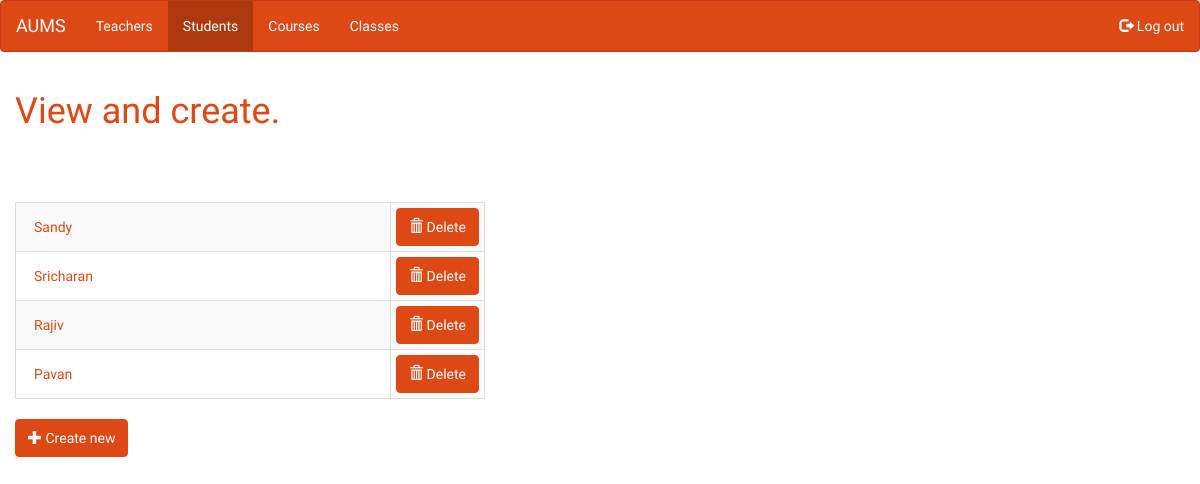
/admin/list/student/ (signed in), run on an earlier commit of the app's database.
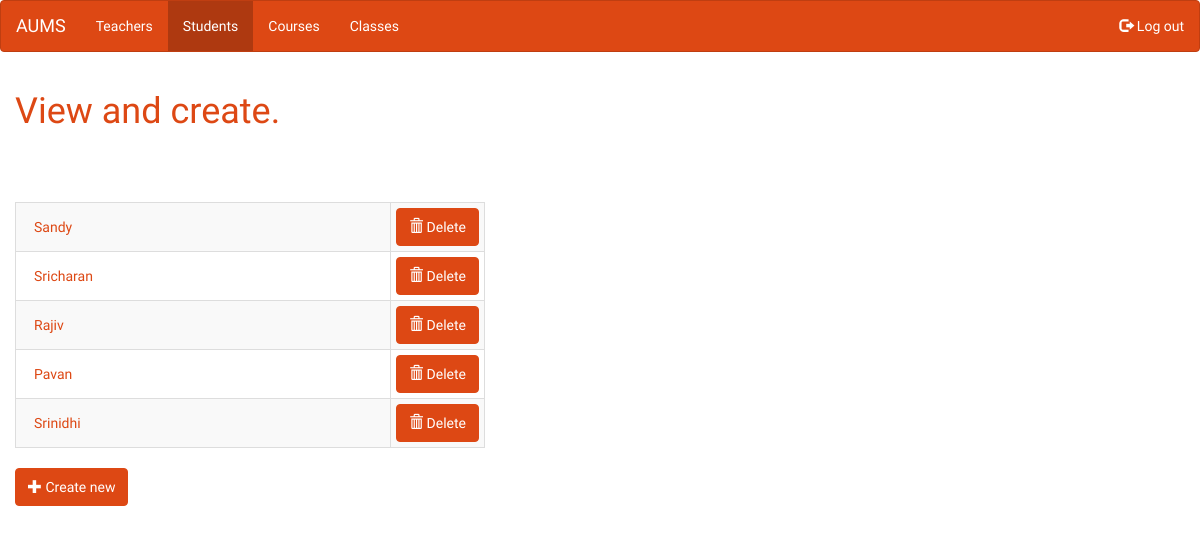
And on a later commit of the database.
### tables this page shows
CREATE TABLE student(
	rno varchar(20) primary key,
	name varchar(100),
	classid integer references class,
	password varchar(100)
	);

### admin_views.py (the view)
def view_student_list():
	check_login()
	entries = [ { 'title' : row['name'], 'key' : row['rno'] } for row in get_student_list(flask.g.db) ]
	print entries
	return render_template('admin/view_list_base.html', entries = entries, table_name = 'student',
			update_url_name = 'update_student', create_url_name = 'create_student', active_page = 'view_student_list')

### admin_views.py (called while the page is built)
def check_login():
	if not flask.session.get('admin_logged_in'):
		flask.abort(401)

def get_student_list(db):
	return rows_to_stringdicts(db.execute('select * from student').fetchall())

def rows_to_stringdicts(rows):
	new_rows = [dict(zip(row.keys(), [str(x) for x in row])) for row in rows]
	return new_rows

### main.py (called while the page is built)
def connect_db():
	rv = sqlite3.connect(app.config['DATABASE'])
	rv.row_factory = sqlite3.Row
	return rv

@app.before_request
def before_request():
	flask.g.db = connect_db()

@app.teardown_request
def teardown_request(exception):
	if hasattr(flask.g, 'db'):
		flask.g.db.close()

### templates/admin/view_list_base.html
{% extends "admin/base.html" %}
{% set active_page = active_page -%}
{% block heading %}
<h1 class="text-primary">View and create.</h1>
{% endblock %}
{% block body %}
<div class="row">
	<div class="col-sm-5">
		<table class="table table-striped table-bordered table-hover table-condensed">
			<tbody>
				{% for entry in entries %}
				<tr>
					<td class="col-sm-10">
						<a href="{{ url_for(update_url_name, key=entry.key) }}" class="btn btn-link" data-toggle="tooltip"
						data-placement="right" title="Change details">
							{{ entry.title }}
						</a>
					</td>
					<td class="col-sm-2">
						<a href="{{ url_for('delete_confirm', table_name=table_name, entry_key=entry.key, redirect_path=request.path) }}" class="btn btn-primary">
							<span class="glyphicon glyphicon-trash"></span>
							Delete
						</a>
					</td>
				</tr>
				{% endfor %}
			</tbody>
		</table>
	</div>
</div>
<a href="{{ url_for(create_url_name) }}" class="btn btn-primary">
	<span class="glyphicon glyphicon-plus"></span>
	Create new
</a>
{% endblock %}

### templates/admin/base.html (shortened to what this page needs)
{% extends "base.html" %}
{% block sub %}
<nav class="navbar navbar-default">
	<div class="container-fluid">
		<div class="navbar-header">
			<a class="navbar-brand" href="{{ url_for('admin_home') }}">AUMS</a>
		</div>
		<div>
			{% set navigation_bar = [
				(url_for('view_teacher_list'), 'view_teacher_list', 'Teachers'),
				(url_for('view_student_list'), 'view_student_list', 'Students'),
				(url_for('view_course_list'), 'view_course_list', 'Courses'),
				(url_for('view_class_list'), 'view_class_list', 'Classes')
			] -%}
			{% set active_page = active_page|default('admin_home') -%}
			<ul class="nav navbar-nav">
				{% for href, endpoint, caption in navigation_bar %}
				<li {% if endpoint == active_page %} class="active" {% endif %}>
					<a href="{{ href|e }}">{{ caption|e }}</a>
				</li>
				{% endfor %}
			</ul>
			<ul class="nav navbar-nav navbar-right">
				<li>
					<a href="{{ url_for('logout') }}">
						<span class="glyphicon glyphicon-log-out"></span>
						Log out
					</a>
				</li>
			</ul>
		</div>
	</div>
</nav>
<div class="container-fluid">
	{% block heading %}{% endblock %}
	<br>
	<br>
	<br>
	{% block body %}
	{% endblock %}
</div>
{% endblock %}

### templates/base.html (shortened to what this page needs)
<!DOCTYPE HTML>
<html>
	<head>
		<link rel="stylesheet" type="text/css" href="{{ url_for('static', filename='css/bootstrap.min.css') }}">
	</head>
	<body>
		{% block sub %}
		{% endblock %}
	</body>
</html>

What changed in the data, as far as the page shows it:
added student: title "Srinidhi"
